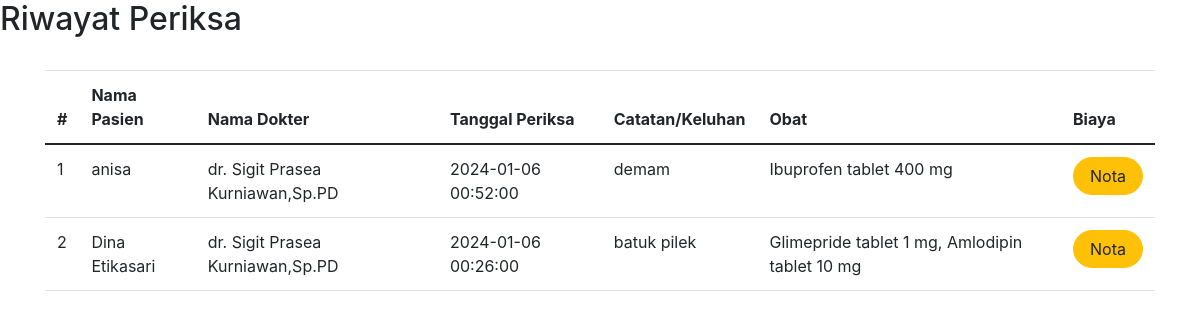
The app's page /dokter/riwayat_pasien.php with its own data.
### tables this page shows
CREATE TABLE `periksa` (
  `id` int(10) UNSIGNED NOT NULL,
  `id_dokter` int(10) UNSIGNED NOT NULL,
  `id_pasien` int(10) UNSIGNED NOT NULL,
  `tgl_periksa` datetime NOT NULL,
  `catatan` text NOT NULL
);

CREATE TABLE `pasien` (
  `id` int(10) UNSIGNED NOT NULL,
  `nama` varchar(255) DEFAULT NULL,
  `alamat` varchar(255) DEFAULT NULL,
  `no_ktp` varchar(255) NOT NULL,
  `no_hp` varchar(50) DEFAULT NULL,
  `no_rm` varchar(25) NOT NULL
);

CREATE TABLE `dokter` (
  `id` int(11) UNSIGNED NOT NULL,
  `nama` varchar(255) DEFAULT NULL,
  `alamat` varchar(255) DEFAULT NULL,
  `no_hp` varchar(50) DEFAULT NULL,
  `id_poli` int(11) UNSIGNED NOT NULL
);

### dokter/riwayat_pasien.php (the view, shortened to what this page needs)
<?php
    include_once("koneksi.php");
?>
<!DOCTYPE html>
<html lang="en">
<head>
    <link href="https://cdn.jsdelivr.net/npm/bootstrap@5.0.2/dist/css/bootstrap.min.css" rel="stylesheet">
    <link rel="stylesheet" href="https://stackpath.bootstrapcdn.com/bootstrap/4.5.2/css/bootstrap.min.css">
</head>
<body>
    <h2>Riwayat Periksa</h2>
    <br>
    <div class="container">
        <table class="table table-hover">
            <thead>
                <tr>
                    <th scope="col">#</th>
                    <th scope="col">Nama Pasien</th>
                    <th scope="col">Nama Dokter</th>
                    <th scope="col">Tanggal Periksa</th>
                    <th scope="col">Catatan/Keluhan</th>
                    <th scope="col">Obat</th>
                    <th scope="col">Biaya</th>
                </tr>
            </thead>
            <tbody>
                <?php
                    $result = mysqli_query($mysqli, "SELECT pr.id, d.nama as 'nama_dokter', p.nama as 'nama_pasien', pr.tgl_periksa, pr.catatan, GROUP_CONCAT(o.nama_obat SEPARATOR ', ') as 'obat'
                                                    FROM periksa pr
                                                    LEFT JOIN dokter d ON pr.id_dokter = d.id
                                                    LEFT JOIN pasien p ON pr.id_pasien = p.id
                                                    LEFT JOIN detail_periksa dp ON pr.id = dp.id_periksa
                                                    LEFT JOIN obat o ON dp.id_obat = o.id
                                                    GROUP BY pr.id
                                                    ORDER BY pr.tgl_periksa DESC");
                    $no = 1;
                    while ($data = mysqli_fetch_array($result)) {
                ?>
                        <tr>
                            <td><?php echo $no++ ?></td>
                            <td><?php echo $data['nama_pasien'] ?></td>
                            <td><?php echo $data['nama_dokter'] ?></td>
                            <td><?php echo $data['tgl_periksa'] ?></td>
                            <td><?php echo $data['catatan'] ?></td>
                            <td><?php echo $data['obat'] ?></td>
                            <td>
                                <a class="btn btn-warning rounded-pill px-3" href="index.php?page=invoice&id=<?php echo $data['id'] ?>">Nota</a>
                            </td>
                        </tr>
                <?php
                    }
                ?>
            </tbody>
        </table>
    </div>
</body>
</html>

### records on screen
periksa: id_pasien.nama "anisa", id_dokter.nama "dr. Sigit Prasea Kurniawan,Sp.PD", tgl_periksa "2024-01-06 00:52:00", catatan "demam", obat "Ibuprofen tablet 400 mg"
periksa: id_pasien.nama "Dina Etikasari", id_dokter.nama "dr. Sigit Prasea Kurniawan,Sp.PD", tgl_periksa "2024-01-06 00:26:00", catatan "batuk pilek", obat "Glimepride tablet 1 mg, Amlodipin tablet 10 mg"
